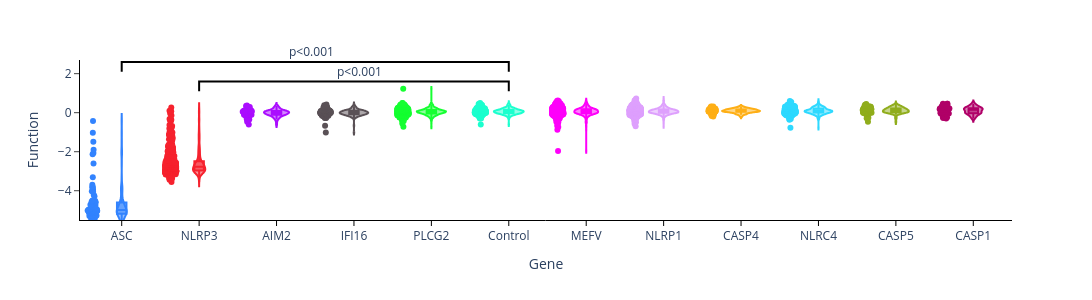

Notebook source saved alongside this figure:
### Code cell
import plotly.express as px
fig=px.violin(check, x='Gene', y='Function', color='Gene', points='all',box=True,color_discrete_map=color_map)
fig.update_layout(plot_bgcolor="white",paper_bgcolor="white", width=1100, height=300, xaxis={'categoryorder': 'array', 'categoryarray': ordered_classes})
fig.update_xaxes(
                    showline=True,       
                    linewidth=1,          
                    linecolor='black',
                    ticks="outside",      
                    tickwidth=0,
                    tickcolor='black',
                    ticklen=5,          
                    showgrid=False         
                    )
fig.update_yaxes(
                    showline=True,
                    linewidth=1,
                    linecolor='black',
                    ticks="outside",showgrid=False, range=[-5.5,2.7]
                    )
annotate(fig, 1, 5, 1.6, 'p<0.001', 160)
annotate(fig, 0, 5, 2.6, 'p<0.001', 190)
fig.update_layout(showlegend=False)
fig.write_image('function violin.pdf')
fig.show()

### Figure 1 — Plotly figure (JSON) as saved in the notebook; plotly's stock layout.template omitted (floating-point values rounded to 4 significant figures; data arrays with more than 128 entries replaced by an {"elided": "..."} marker saying what was removed)
{"data": [{"alignmentgroup": "True", "box": {"visible": true}, "hovertemplate": "Gene=%{x}<br>Function=%{y}<extra></extra>", "legendgroup": "ASC", "marker": {"color": "#3283FE"}, "name": "ASC", "offsetgroup": "ASC", "orientation": "v", "points": "all", "scalegroup": "True", "showlegend": true, "type": "violin", "x": ["ASC", "ASC", "ASC", "ASC", "ASC", "ASC", "ASC", "ASC", "ASC", "ASC", "ASC", "ASC", "ASC", "ASC", "ASC", "ASC", "ASC", "ASC", "ASC", "ASC", "ASC", "ASC", "ASC", "ASC", "ASC", "ASC", "ASC", "ASC", "ASC", "ASC", "ASC", "ASC", "ASC", "ASC", "ASC", "ASC", "ASC", "ASC", "ASC", "ASC", "ASC", "ASC", "ASC", "ASC", "ASC", "ASC", "ASC", "ASC", "ASC", "ASC", "ASC", "ASC", "ASC", "ASC", "ASC", "ASC", "ASC", "ASC", "ASC", "ASC", "ASC", "ASC", "ASC", "ASC", "ASC", "ASC", "ASC", "ASC", "ASC", "ASC", "ASC", "ASC", "ASC", "ASC", "ASC", "ASC", "ASC", "ASC", "ASC", "ASC", "ASC", "ASC", "ASC", "ASC", "ASC", "ASC", "ASC", "ASC", "ASC", "ASC", "ASC", "ASC", "ASC"], "x0": " ", "xaxis": "x", "y": [-4.669, -5.124, -5.344, -5.032, -4.289, -4.958, -5.1, -5.11, -3.691, -5.357, -4.857, -4.548, -5.279, -4.916, -4.498, -4.037, -5.068, -4.792, -4.987, -3.838, -5.052, -5.204, -4.989, -5.085, -3.304, -4.921, -5.494, -4.724, -5.015, -5.203, -4.568, -5.036, -5.016, -4.988, -4.979, -5.27, -5.143, -5.63, -5.146, -5.061, -4.941, -4.725, -4.604, -5.015, -5.492, -5.131, -5.457, -5.289, -5.319, -4.9, -4.776, -2.128, -4.986, -5.173, -5.306, -3.948, -5.005, -5.381, -4.732, -5.261, -5.391, -5.182, -5.011, -4.676, -5.616, -4.582, -4.68, -5.051, -5.235, -3.784, -5.052, -4.945, -4.587, -4.811, -4.204, -4.518, -5.261, -5.031, -5.275, -4.983, -5.064, -2.61, -5.426, -4.032, -5.619, -3.843, -5.118, -1.9, -4.748, -1.483, -2.063, -1.028, -0.4259], "y0": " ", "yaxis": "y"}, {"alignmentgroup": "True", "box": {"visible": true}, "hovertemplate": "Gene=%{x}<br>Function=%{y}<extra></extra>", "legendgroup": "NLRP3", "marker": {"color": "#F6222E"}, "name": "NLRP3", "offsetgroup": "NLRP3", "orientation": "v", "points": "all", "scalegroup": "True", "showlegend": true, "type": "violin", "x": {"elided": "387 str values"}, "x0": " ", "xaxis": "x", "y": {"elided": "387 float values"}, "y0": " ", "yaxis": "y"}, {"alignmentgroup": "True", "box": {"visible": true}, "hovertemplate": "Gene=%{x}<br>Function=%{y}<extra></extra>", "legendgroup": "NLRP1", "marker": {"color": "#DEA0FD"}, "name": "NLRP1", "offsetgroup": "NLRP1", "orientation": "v", "points": "all", "scalegroup": "True", "showlegend": true, "type": "violin", "x": {"elided": "579 str values"}, "x0": " ", "xaxis": "x", "y": {"elided": "579 float values"}, "y0": " ", "yaxis": "y"}, {"alignmentgroup": "True", "box": {"visible": true}, "hovertemplate": "Gene=%{x}<br>Function=%{y}<extra></extra>", "legendgroup": "IFI16", "marker": {"color": "#5A5156"}, "name": "IFI16", "offsetgroup": "IFI16", "orientation": "v", "points": "all", "scalegroup": "True", "showlegend": true, "type": "violin", "x": {"elided": "150 str values"}, "x0": " ", "xaxis": "x", "y": {"elided": "150 float values"}, "y0": " ", "yaxis": "y"}, {"alignmentgroup": "True", "box": {"visible": true}, "hovertemplate": "Gene=%{x}<br>Function=%{y}<extra></extra>", "legendgroup": "MEFV", "marker": {"color": "#FE00FA"}, "name": "MEFV", "offsetgroup": "MEFV", "orientation": "v", "points": "all", "scalegroup": "True", "showlegend": true, "type": "violin", "x": {"elided": "384 str values"}, "x0": " ", "xaxis": "x", "y": {"elided": "384 float values"}, "y0": " ", "yaxis": "y"}, {"alignmentgroup": "True", "box": {"visible": true}, "hovertemplate": "Gene=%{x}<br>Function=%{y}<extra></extra>", "legendgroup": "PLCG2", "marker": {"color": "#16FF32"}, "name": "PLCG2", "offsetgroup": "PLCG2", "orientation": "v", "points": "all", "scalegroup": "True", "showlegend": true, "type": "violin", "x": {"elided": "393 str values"}, "x0": " ", "xaxis": "x", "y": {"elided": "393 float values"}, "y0": " ", "yaxis": "y"}, {"alignmentgroup": "True", "box": {"visible": true}, "hovertemplate": "Gene=%{x}<br>Function=%{y}<extra></extra>", "legendgroup": "NLRC4", "marker": {"color": "#2ED9FF"}, "name": "NLRC4", "offsetgroup": "NLRC4", "orientation": "v", "points": "all", "scalegroup": "True", "showlegend": true, "type": "violin", "x": {"elided": "290 str values"}, "x0": " ", "xaxis": "x", "y": {"elided": "290 float values"}, "y0": " ", "yaxis": "y"}, {"alignmentgroup": "True", "box": {"visible": true}, "hovertemplate": "Gene=%{x}<br>Function=%{y}<extra></extra>", "legendgroup": "Control", "marker": {"color": "#1CFFCE"}, "name": "Control", "offsetgroup": "Control", "orientation": "v", "points": "all", "scalegroup": "True", "showlegend": true, "type": "violin", "x": {"elided": "215 str values"}, "x0": " ", "xaxis": "x", "y": {"elided": "215 float values"}, "y0": " ", "yaxis": "y"}, {"alignmentgroup": "True", "box": {"visible": true}, "hovertemplate": "Gene=%{x}<br>Function=%{y}<extra></extra>", "legendgroup": "CASP1", "marker": {"color": "#B00068"}, "name": "CASP1", "offsetgroup": "CASP1", "orientation": "v", "points": "all", "scalegroup": "True", "showlegend": true, "type": "violin", "x": ["CASP1", "CASP1", "CASP1", "CASP1", "CASP1", "CASP1", "CASP1", "CASP1", "CASP1", "CASP1", "CASP1", "CASP1", "CASP1", "CASP1", "CASP1", "CASP1", "CASP1", "CASP1", "CASP1", "CASP1", "CASP1", "CASP1", "CASP1", "CASP1", "CASP1", "CASP1", "CASP1", "CASP1", "CASP1", "CASP1", "CASP1", "CASP1", "CASP1", "CASP1", "CASP1", "CASP1", "CASP1", "CASP1", "CASP1", "CASP1", "CASP1", "CASP1", "CASP1", "CASP1", "CASP1", "CASP1", "CASP1", "CASP1", "CASP1", "CASP1", "CASP1", "CASP1", "CASP1", "CASP1", "CASP1", "CASP1", "CASP1", "CASP1", "CASP1", "CASP1", "CASP1", "CASP1", "CASP1", "CASP1", "CASP1", "CASP1", "CASP1", "CASP1", "CASP1", "CASP1", "CASP1", "CASP1", "CASP1", "CASP1", "CASP1"], "x0": " ", "xaxis": "x", "y": [0.2907, 0.2239, -0.02442, 0.2144, 0.3244, 0.4123, 0.4612, 0.2055, 0.149, 0.464, 0.2412, 0.1654, 0.3562, 0.2331, -0.068, 0.2498, 0.191, 0.3244, 0.2134, 0.2943, 0.2531, 0.4582, 0.2907, 0.16, 0.1959, 0.1747, -0.002135, 0.1412, 0.01999, 0.003951, 0.2728, 0.2141, 0.08112, 0.1464, 0.1286, 0.206, 0.02428, -0.2047, 0.04481, 0.0206, -0.1896, -0.0214, 0.1588, 0.3367, 0.3897, -0.01113, -0.05245, -0.3021, -0.05631, 0.1797, -0.003925, -0.03002, -0.002235, 0.3247, -0.07529, -0.08207, -0.02634, -0.05542, 0.2625, 0.1743, -0.1184, -0.2232, -0.2416, 0.04911, -0.03667, 0.08005, -0.2723, 0.005257, 0.1488, 0.1881, 0.05664, 0.03052, -0.1908, -0.2017, 0.2121], "y0": " ", "yaxis": "y"}, {"alignmentgroup": "True", "box": {"visible": true}, "hovertemplate": "Gene=%{x}<br>Function=%{y}<extra></extra>", "legendgroup": "CASP4", "marker": {"color": "#FEAF16"}, "name": "CASP4", "offsetgroup": "CASP4", "orientation": "v", "points": "all", "scalegroup": "True", "showlegend": true, "type": "violin", "x": ["CASP4", "CASP4", "CASP4", "CASP4", "CASP4", "CASP4", "CASP4", "CASP4", "CASP4", "CASP4", "CASP4", "CASP4", "CASP4", "CASP4", "CASP4", "CASP4", "CASP4", "CASP4", "CASP4", "CASP4", "CASP4", "CASP4", "CASP4", "CASP4", "CASP4", "CASP4", "CASP4", "CASP4", "CASP4", "CASP4", "CASP4", "CASP4", "CASP4", "CASP4", "CASP4", "CASP4", "CASP4", "CASP4", "CASP4", "CASP4", "CASP4", "CASP4", "CASP4", "CASP4", "CASP4", "CASP4", "CASP4", "CASP4", "CASP4", "CASP4", "CASP4", "CASP4", "CASP4", "CASP4", "CASP4", "CASP4", "CASP4", "CASP4", "CASP4", "CASP4", "CASP4", "CASP4", "CASP4", "CASP4", "CASP4", "CASP4", "CASP4", "CASP4", "CASP4", "CASP4", "CASP4", "CASP4", "CASP4", "CASP4", "CASP4", "CASP4", "CASP4", "CASP4", "CASP4", "CASP4", "CASP4", "CASP4", "CASP4", "CASP4", "CASP4", "CASP4", "CASP4", "CASP4"], "x0": " ", "xaxis": "x", "y": [0.1544, 0.1486, 0.1102, 0.1684, 0.0185, 0.1926, -0.06078, 0.09889, 0.03138, 0.07442, 0.1077, 0.002113, 0.1019, -0.1026, 0.1573, -0.05149, 0.06989, 0.2192, 0.2327, 0.04822, 0.04665, 0.1334, 0.159, 0.06369, -0.1753, 0.1819, 0.0725, 0.1589, 0.04204, 0.1968, 0.09295, 0.1744, -0.00826, 0.1705, 0.18, 0.1569, 0.0624, 0.152, 0.07537, 0.07244, 0.2261, -0.09522, 0.05623, 0.1813, 0.3134, 0.2029, 0.03705, 0.08089, 0.06198, 0.1014, 0.1608, 0.2361, 0.2508, 0.06896, 0.1096, 0.06942, 0.08174, -0.1992, 0.04122, 0.252, -0.03357, 0.2342, 0.0586, 0.3045, 0.03666, 0.2683, 0.1107, 0.07986, -0.08235, 0.09062, 0.03712, 0.14, 0.2209, 0.3175, 0.1344, 0.08159, 0.1414, 0.2488, -0.105, 0.1677, 0.08839, -0.0493, 0.04476, -0.04475, -0.04237, -0.05697, 0.03765, 0.1313], "y0": " ", "yaxis": "y"}, {"alignmentgroup": "True", "box": {"visible": true}, "hovertemplate": "Gene=%{x}<br>Function=%{y}<extra></extra>", "legendgroup": "CASP5", "marker": {"color": "#90AD1C"}, "name": "CASP5", "offsetgroup": "CASP5", "orientation": "v", "points": "all", "scalegroup": "True", "showlegend": true, "type": "violin", "x": ["CASP5", "CASP5", "CASP5", "CASP5", "CASP5", "CASP5", "CASP5", "CASP5", "CASP5", "CASP5", "CASP5", "CASP5", "CASP5", "CASP5", "CASP5", "CASP5", "CASP5", "CASP5", "CASP5", "CASP5", "CASP5", "CASP5", "CASP5", "CASP5", "CASP5", "CASP5", "CASP5", "CASP5", "CASP5", "CASP5", "CASP5", "CASP5", "CASP5", "CASP5", "CASP5", "CASP5", "CASP5", "CASP5", "CASP5", "CASP5", "CASP5", "CASP5", "CASP5", "CASP5", "CASP5", "CASP5", "CASP5", "CASP5", "CASP5", "CASP5", "CASP5", "CASP5", "CASP5", "CASP5", "CASP5", "CASP5", "CASP5", "CASP5", "CASP5", "CASP5", "CASP5", "CASP5", "CASP5", "CASP5", "CASP5", "CASP5", "CASP5", "CASP5", "CASP5", "CASP5", "CASP5", "CASP5", "CASP5", "CASP5", "CASP5", "CASP5", "CASP5", "CASP5", "CASP5", "CASP5", "CASP5", "CASP5", "CASP5", "CASP5", "CASP5", "CASP5"], "x0": " ", "xaxis": "x", "y": [0.1695, 0.4468, 0.04137, -0.464, 0.01851, 0.06989, 0.1028, 0.3054, 0.1126, -0.007293, 0.08283, 0.3123, 0.06655, 0.3463, -0.01524, 0.2095, 0.1961, 0.1394, 0.1256, 0.3685, 0.05016, 0.156, 0.086, 0.02775, -0.02165, 0.07734, 0.04187, 0.1703, 0.3194, 0.1056, 0.293, 0.05587, 0.2181, 0.3844, -0.001355, 0.2804, 0.2379, 0.3577, 0.05043, 0.09064, 0.01381, 0.2424, 0.02858, 0.02733, 0.1747, 0.1587, 0.2045, 0.1839, -0.001838, 0.1052, 0.1482, -0.2819, 0.4022, 0.2329, -0.0004979, 0.3151, 0.04182, 0.007999, 0.05532, -0.03579, 0.1794, -0.006731, 0.1105, 0.2125, 0.1302, 0.03922, 0.08467, 0.1444, -0.04085, 0.3062, 0.2163, -0.03083, 0.2941, 0.1311, 0.1569, 0.3506, -0.2578, 0.07596, -0.03291, -0.02903, 0.1415, 0.2411, 0.2641, 0.2308, -0.1119, 0.2097], "y0": " ", "yaxis": "y"}, {"alignmentgroup": "True", "box": {"visible": true}, "hovertemplate": "Gene=%{x}<br>Function=%{y}<extra></extra>", "legendgroup": "AIM2", "marker": {"color": "#AA0DFE"}, "name": "AIM2", "offsetgroup": "AIM2", "orientation": "v", "points": "all", "scalegroup": "True", "showlegend": true, "type": "violin", "x": ["AIM2", "AIM2", "AIM2", "AIM2", "AIM2", "AIM2", "AIM2", "AIM2", "AIM2", "AIM2", "AIM2", "AIM2", "AIM2", "AIM2", "AIM2", "AIM2", "AIM2", "AIM2", "AIM2", "AIM2", "AIM2", "AIM2", "AIM2", "AIM2", "AIM2", "AIM2", "AIM2", "AIM2", "AIM2", "AIM2", "AIM2", "AIM2", "AIM2", "AIM2", "AIM2", "AIM2", "AIM2", "AIM2", "AIM2", "AIM2", "AIM2", "AIM2", "AIM2", "AIM2", "AIM2", "AIM2", "AIM2", "AIM2", "AIM2", "AIM2", "AIM2", "AIM2", "AIM2", "AIM2", "AIM2", "AIM2", "AIM2", "AIM2", "AIM2", "AIM2", "AIM2", "AIM2", "AIM2", "AIM2", "AIM2", "AIM2", "AIM2"], "x0": " ", "xaxis": "x", "y": [0.3417, -0.2198, -0.06402, 0.2018, -0.03138, 0.04914, 0.1137, -0.2615, 0.07787, 0.03015, -0.1141, 0.002368, 0.1049, -0.18, -0.01782, 0.1274, 0.164, -0.6066, 0.2145, 0.03996, -0.2523, -0.1214, -0.04026, 0.07117, 0.08389, -0.4601, 0.07423, 0.371, 0.05088, -0.1113, -0.1689, 0.09643, 0.2247, -0.1083, -0.06706, 0.03971, 0.0332, -0.05041, 0.2786, -0.08308, -0.01863, 0.004923, -0.2221, -0.05993, 0.07153, -0.1007, -0.3223, -0.3537, 0.1317, 0.05199, 0.04985, -0.1316, -0.008478, -0.09356, -0.2883, 0.05486, -0.01949, -0.09194, 0.1111, -0.1213, -0.08536, 0.08705, -0.01893, 0.2349, -0.008252, 0.2857, 0.02857], "y0": " ", "yaxis": "y"}], "layout": {"annotations": [{"showarrow": false, "text": "p<0.001", "x": 1, "xshift": 160, "y": 1.6, "yshift": 10}, {"showarrow": false, "text": "p<0.001", "x": 0, "xshift": 190, "y": 2.6, "yshift": 10}], "height": 300, "legend": {"title": {"text": "Gene"}, "tracegroupgap": 0}, "margin": {"t": 60}, "paper_bgcolor": "white", "plot_bgcolor": "white", "shapes": [{"line": {"color": "black"}, "path": "M 1,1.1 L 1,1.6 L 5, 1.6 L 5,1.1", "type": "path"}, {"line": {"color": "black"}, "path": "M 0,2.1 L 0,2.6 L 5, 2.6 L 5,2.1", "type": "path"}], "showlegend": false, "violinmode": "overlay", "width": 1100, "xaxis": {"anchor": "y", "autorange": true, "categoryarray": ["ASC", "NLRP3", "AIM2", "IFI16", "PLCG2", "Control", "MEFV", "NLRP1", "CASP4", "NLRC4", "CASP5", "CASP1"], "categoryorder": "array", "domain": [0, 1], "linecolor": "black", "linewidth": 1, "range": [-0.5384, 11.5], "showgrid": false, "showline": true, "tickcolor": "black", "ticklen": 5, "ticks": "outside", "tickwidth": 0, "title": {"text": "Gene"}, "type": "category"}, "yaxis": {"anchor": "x", "domain": [0, 1], "linecolor": "black", "linewidth": 1, "range": [-5.5, 2.7], "showgrid": false, "showline": true, "ticks": "outside", "title": {"text": "Function"}, "type": "linear"}}}
